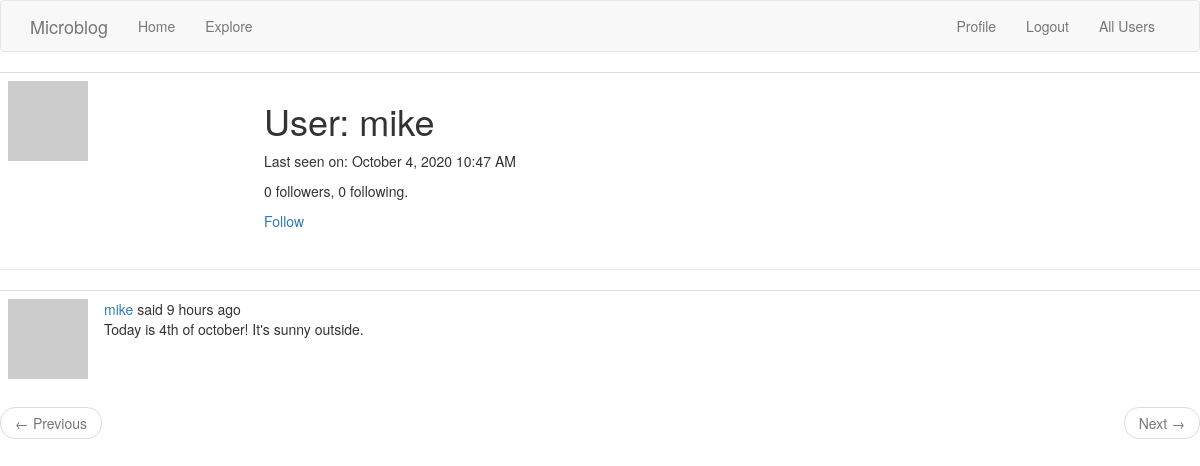
The app's page /user/mike (signed in), older data.
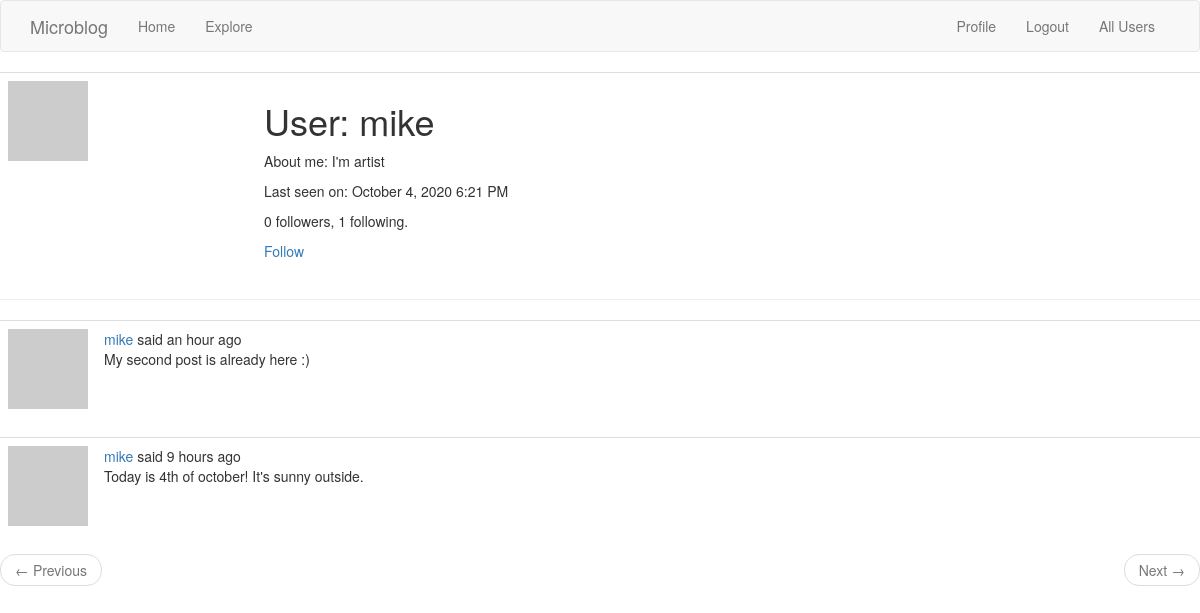
The same page, newer data.
### app/models.py (models this page shows, shortened)
class User(UserMixin, db.Model):
    id = db.Column(db.Integer, primary_key=True)
    username = db.Column(db.String(64), index=True, unique=True)
    email = db.Column(db.String(120), index=True, unique=True)
    password_hash = db.Column(db.String(128))
    posts = db.relationship("Post", backref="author", lazy="dynamic")
    about_me = db.Column(db.String(140))
    last_seen = db.Column(db.DateTime, default=datetime.utcnow)
    followed = db.relationship("User", secondary=followers,
                               primaryjoin=(followers.c.follower_id == id),
                               secondaryjoin=(followers.c.followed_id == id),
                               backref=db.backref("followers", lazy="dynamic"), lazy="dynamic")
    def is_following(self, user):
        return self.followed.filter(followers.c.followed_id == user.id).count() > 0
    def avatar(self, size):
        digest = md5(self.email.lower().encode("utf-8")).hexdigest()
        return "https://www.gravatar.com/avatar/{}?d=identicon&s={}".format(
            digest, size)

class Post(db.Model):
    id = db.Column(db.Integer, primary_key=True)
    body = db.Column(db.String(140))
    timestamp = db.Column(db.DateTime, index=True, default=datetime.utcnow)
    user_id = db.Column(db.Integer, db.ForeignKey('user.id'))

### app/routes.py (the view)
@appl.route("/user/<username>")
@login_required
def user(username):
    user = User.query.filter_by(username=username).first_or_404(
        description="User with username >> {} << is not found".format(username))
    page = request.args.get("page", 1, type=int)
    posts = user.posts.order_by(Post.timestamp.desc()).paginate(
        page, appl.config["POSTS_PER_PAGE"], False)
    next_url = url_for("user", username=user.username, page=posts.next_num) \
        if posts.has_next else None
    prev_url = url_for("user", username=user.username, page=posts.prev_num) \
        if posts.has_prev else None
    return render_template("user.html", user=user, posts=posts.items,
                           next_url=next_url, prev_url=prev_url)

### app/models.py (called while the page is built)
@login.user_loader
def load_user(id):
    return User.query.get(int(id))

### app/routes.py (called while the page is built)
@appl.before_request
def before_request():
    if current_user.is_authenticated:
        current_user.last_seen = datetime.utcnow()
        db.session.commit()

### app/templates/user.html
{% extends "base.html" %}
{% block app_content %}
<table class="table table-hover">
    <tr>
        <td width="256px"><img src="{{ user.avatar(128) }}"></td>
        <td>
            <h1>{{ _('User') }}: {{ user.username }}</h1>
                {% if user.about_me %}
                    <p>{{ _('About me') }}: {{ user.about_me }}</p>
                {% endif %}
                {% if user.last_seen %}
                    <p>{{ _('Last seen on') }}: {{ moment(user.last_seen).format('LLL') }}</p>
                {% endif %}
        <p>{{ user.followers.count() }} followers, {{ user.followed.count() }} following.</p>
        {% if user == current_user %}
            <p><a href="{{ url_for('edit_profile') }}">Edit your profile</a></p>
        {% elif not current_user.is_following(user) %}
            <p><a href="{{ url_for('follow', username=user.username) }}">Follow</a></p>
        {% else %}
            <p><a href="{{ url_for('unfollow', username=user.username) }}">Unfollow</a></p>
        {% endif %}
        </td>
    </tr>
</table>
<hr>
{% for post in posts %}
    {% include "_post.html" %}
{% endfor %}
<nav aria-label="...">
    <ul class="pager">
        <li class="previous{% if not prev_url %} disabled{% endif %}">
            <a href="{{ prev_url or '#' }}">
                <span aria-hidden="true">&larr;</span> {{ _('Previous') }}
            </a>
        </li>
        <li class="next{% if not next_url %} disabled{% endif %}">
            <a href="{{ next_url or '#' }}">
                {{ _('Next') }} <span aria-hidden="true">&rarr;</span>
            </a>
        </li>
    </ul>
</nav>
{% endblock %}

### app/templates/base.html (shortened to what this page needs)
{% extends 'bootstrap/base.html' %}
{% block navbar %}
    <nav class="navbar navbar-default">
        <div class="container">
            <div class="navbar-header">
                <a class="navbar-brand" href="{{ url_for('index') }}">Microblog</a>
            </div>
            <div class="collapse navbar-collapse" id="bs-example-navbar-collapse-1">
                <ul class="nav navbar-nav">
                    <li><a href="{{ url_for('index') }}">{{ _('Home') }}</a></li>
                    <li><a href="{{ url_for('explore') }}">{{ _('Explore') }}</a></li>
                </ul>
                <ul class="nav navbar-nav navbar-right">
                    {% if current_user.is_anonymous %}
                    <li><a href="{{ url_for('login') }}">{{ _('Login') }}</a></li>
                    {% else %}
                    <li><a href="{{ url_for('user', username=current_user.username) }}">{{ _('Profile') }}</a></li>
                    <li><a href="{{ url_for('logout') }}">{{ _('Logout') }}</a></li>
                    <li><a href="{{ url_for('users') }}">{{ _('All Users') }}</a></li>
                    {% endif %}
                </ul>
            </div>
        </div>
    </nav>
{% endblock %}
{% block content %}
<div class="conatainer">
    {% block app_content %} {% endblock %}
</div>
{% endblock %}

### app/templates/_post.html (shortened to what this page needs)
<table class="table table-hover">
    <tr>
        <td width="70px">
            <a href="{{ url_for('user', username=post.author.username) }}">
                <img src="{{ post.author.avatar(70) }}">
            </a>
        </td>
        <td>
                {{ _('%(username)s said %(when)s',
                    username=user_link, when=moment(post.timestamp).fromNow()) }}
            <br>
            {{ post.body }}
        </td>
    </tr>
</table>

Row changes from the older to the newer data that the page shows:
changed User "mike": about_me (not shown) → "I'm artist"; last_seen "October 4, 2020 10:47 AM" → "October 4, 2020 6:21 PM"
added Post: body "My second post is already here :)"
Text that changed along with them:
{{ user.followed.count() }}: "0" → "1"
text now shown: "About me :"
